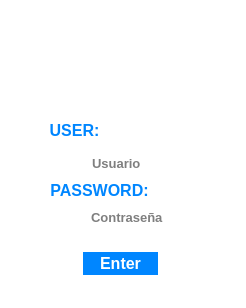
<?xml version="1.0" encoding="UTF-8"?>
<ui version="4.0">
 <class>login_screen</class>
 <widget class="QDialog" name="login_screen">
  <property name="geometry">
   <rect>
    <x>0</x>
    <y>0</y>
    <width>246</width>
    <height>308</height>
   </rect>
  </property>
  <property name="palette">
   <palette>
    <active>
     <colorrole role="WindowText">
      <brush brushstyle="SolidPattern">
       <color alpha="255">
        <red>0</red>
        <green>134</green>
        <blue>255</blue>
       </color>
      </brush>
     </colorrole>
     <colorrole role="Button">
      <brush brushstyle="SolidPattern">
       <color alpha="255">
        <red>0</red>
        <green>134</green>
        <blue>255</blue>
       </color>
      </brush>
     </colorrole>
     <colorrole role="ButtonText">
      <brush brushstyle="SolidPattern">
       <color alpha="255">
        <red>255</red>
        <green>255</green>
        <blue>255</blue>
       </color>
      </brush>
     </colorrole>
     <colorrole role="Window">
      <brush brushstyle="SolidPattern">
       <color alpha="255">
        <red>255</red>
        <green>255</green>
        <blue>255</blue>
       </color>
      </brush>
     </colorrole>
    </active>
    <inactive>
     <colorrole role="WindowText">
      <brush brushstyle="SolidPattern">
       <color alpha="255">
        <red>0</red>
        <green>134</green>
        <blue>255</blue>
       </color>
      </brush>
     </colorrole>
     <colorrole role="Button">
      <brush brushstyle="SolidPattern">
       <color alpha="255">
        <red>0</red>
        <green>134</green>
        <blue>255</blue>
       </color>
      </brush>
     </colorrole>
     <colorrole role="ButtonText">
      <brush brushstyle="SolidPattern">
       <color alpha="255">
        <red>255</red>
        <green>255</green>
        <blue>255</blue>
       </color>
      </brush>
     </colorrole>
     <colorrole role="Window">
      <brush brushstyle="SolidPattern">
       <color alpha="255">
        <red>255</red>
        <green>255</green>
        <blue>255</blue>
       </color>
      </brush>
     </colorrole>
    </inactive>
    <disabled>
     <colorrole role="WindowText">
      <brush brushstyle="SolidPattern">
       <color alpha="255">
        <red>120</red>
        <green>120</green>
        <blue>120</blue>
       </color>
      </brush>
     </colorrole>
     <colorrole role="Button">
      <brush brushstyle="SolidPattern">
       <color alpha="255">
        <red>0</red>
        <green>134</green>
        <blue>255</blue>
       </color>
      </brush>
     </colorrole>
     <colorrole role="ButtonText">
      <brush brushstyle="SolidPattern">
       <color alpha="255">
        <red>120</red>
        <green>120</green>
        <blue>120</blue>
       </color>
      </brush>
     </colorrole>
     <colorrole role="Window">
      <brush brushstyle="SolidPattern">
       <color alpha="255">
        <red>255</red>
        <green>255</green>
        <blue>255</blue>
       </color>
      </brush>
     </colorrole>
    </disabled>
   </palette>
  </property>
  <property name="font">
   <font>
    <weight>75</weight>
    <bold>true</bold>
   </font>
  </property>
  <property name="windowTitle">
   <string>Login</string>
  </property>
  <widget class="QLabel" name="lb_foto">
   <property name="geometry">
    <rect>
     <x>93</x>
     <y>22</y>
     <width>71</width>
     <height>81</height>
    </rect>
   </property>
   <property name="text">
    <string/>
   </property>
   <property name="pixmap">
    <pixmap resource="resources.qrc">:/User_Big.png</pixmap>
   </property>
  </widget>
  <widget class="QLabel" name="lb_icono_user">
   <property name="geometry">
    <rect>
     <x>58</x>
     <y>143</y>
     <width>31</width>
     <height>30</height>
    </rect>
   </property>
   <property name="text">
    <string/>
   </property>
   <property name="pixmap">
    <pixmap resource="resources.qrc">:/User_Small.png</pixmap>
   </property>
  </widget>
  <widget class="QLabel" name="lb_icono_pass">
   <property name="geometry">
    <rect>
     <x>53</x>
     <y>200</y>
     <width>31</width>
     <height>31</height>
    </rect>
   </property>
   <property name="text">
    <string/>
   </property>
   <property name="pixmap">
    <pixmap resource="resources.qrc">:/llave.png</pixmap>
   </property>
  </widget>
  <widget class="QLabel" name="label_3">
   <property name="geometry">
    <rect>
     <x>51</x>
     <y>172</y>
     <width>141</width>
     <height>16</height>
    </rect>
   </property>
   <property name="text">
    <string/>
   </property>
   <property name="pixmap">
    <pixmap resource="resources.qrc">:/linea.png</pixmap>
   </property>
  </widget>
  <widget class="QLabel" name="label_4">
   <property name="geometry">
    <rect>
     <x>49</x>
     <y>232</y>
     <width>141</width>
     <height>16</height>
    </rect>
   </property>
   <property name="text">
    <string/>
   </property>
   <property name="pixmap">
    <pixmap resource="resources.qrc">:/linea.png</pixmap>
   </property>
  </widget>
  <widget class="QLineEdit" name="le_username">
   <property name="geometry">
    <rect>
     <x>90</x>
     <y>153</y>
     <width>121</width>
     <height>20</height>
    </rect>
   </property>
   <property name="font">
    <font>
     <family>Segoe UI</family>
     <pointsize>10</pointsize>
    </font>
   </property>
   <property name="text">
    <string/>
   </property>
   <property name="frame">
    <bool>false</bool>
   </property>
   <property name="alignment">
    <set>Qt::AlignLeading|Qt::AlignLeft|Qt::AlignVCenter</set>
   </property>
   <property name="placeholderText">
    <string>Usuario</string>
   </property>
  </widget>
  <widget class="QLabel" name="label">
   <property name="geometry">
    <rect>
     <x>49</x>
     <y>122</y>
     <width>51</width>
     <height>16</height>
    </rect>
   </property>
   <property name="font">
    <font>
     <family>Segoe UI</family>
     <pointsize>12</pointsize>
    </font>
   </property>
   <property name="text">
    <string>USER:</string>
   </property>
   <property name="alignment">
    <set>Qt::AlignCenter</set>
   </property>
  </widget>
  <widget class="QPushButton" name="pb_login">
   <property name="geometry">
    <rect>
     <x>83</x>
     <y>252</y>
     <width>75</width>
     <height>23</height>
    </rect>
   </property>
   <property name="palette">
    <palette>
     <active>
      <colorrole role="WindowText">
       <brush brushstyle="SolidPattern">
        <color alpha="255">
         <red>0</red>
         <green>0</green>
         <blue>0</blue>
        </color>
       </brush>
      </colorrole>
      <colorrole role="Button">
       <brush brushstyle="SolidPattern">
        <color alpha="255">
         <red>0</red>
         <green>134</green>
         <blue>255</blue>
        </color>
       </brush>
      </colorrole>
      <colorrole role="Light">
       <brush brushstyle="SolidPattern">
        <color alpha="255">
         <red>127</red>
         <green>195</green>
         <blue>255</blue>
        </color>
       </brush>
      </colorrole>
      <colorrole role="Midlight">
       <brush brushstyle="SolidPattern">
        <color alpha="255">
         <red>63</red>
         <green>164</green>
         <blue>255</blue>
        </color>
       </brush>
      </colorrole>
      <colorrole role="Dark">
       <brush brushstyle="SolidPattern">
        <color alpha="255">
         <red>0</red>
         <green>67</green>
         <blue>127</blue>
        </color>
       </brush>
      </colorrole>
      <colorrole role="Mid">
       <brush brushstyle="SolidPattern">
        <color alpha="255">
         <red>0</red>
         <green>89</green>
         <blue>170</blue>
        </color>
       </brush>
      </colorrole>
      <colorrole role="Text">
       <brush brushstyle="SolidPattern">
        <color alpha="255">
         <red>0</red>
         <green>0</green>
         <blue>0</blue>
        </color>
       </brush>
      </colorrole>
      <colorrole role="BrightText">
       <brush brushstyle="SolidPattern">
        <color alpha="255">
         <red>255</red>
         <green>255</green>
         <blue>255</blue>
        </color>
       </brush>
      </colorrole>
      <colorrole role="ButtonText">
       <brush brushstyle="SolidPattern">
        <color alpha="255">
         <red>255</red>
         <green>255</green>
         <blue>255</blue>
        </color>
       </brush>
      </colorrole>
      <colorrole role="Base">
       <brush brushstyle="SolidPattern">
        <color alpha="255">
         <red>0</red>
         <green>134</green>
         <blue>255</blue>
        </color>
       </brush>
      </colorrole>
      <colorrole role="Window">
       <brush brushstyle="SolidPattern">
        <color alpha="255">
         <red>0</red>
         <green>134</green>
         <blue>255</blue>
        </color>
       </brush>
      </colorrole>
      <colorrole role="Shadow">
       <brush brushstyle="SolidPattern">
        <color alpha="255">
         <red>0</red>
         <green>0</green>
         <blue>0</blue>
        </color>
       </brush>
      </colorrole>
      <colorrole role="AlternateBase">
       <brush brushstyle="SolidPattern">
        <color alpha="255">
         <red>127</red>
         <green>194</green>
         <blue>255</blue>
        </color>
       </brush>
      </colorrole>
      <colorrole role="ToolTipBase">
       <brush brushstyle="SolidPattern">
        <color alpha="255">
         <red>255</red>
         <green>255</green>
         <blue>220</blue>
        </color>
       </brush>
      </colorrole>
      <colorrole role="ToolTipText">
       <brush brushstyle="SolidPattern">
        <color alpha="255">
         <red>0</red>
         <green>0</green>
         <blue>0</blue>
        </color>
       </brush>
      </colorrole>
     </active>
     <inactive>
      <colorrole role="WindowText">
       <brush brushstyle="SolidPattern">
        <color alpha="255">
         <red>0</red>
         <green>0</green>
         <blue>0</blue>
        </color>
       </brush>
      </colorrole>
      <colorrole role="Button">
       <brush brushstyle="SolidPattern">
        <color alpha="255">
         <red>0</red>
         <green>134</green>
         <blue>255</blue>
        </color>
       </brush>
      </colorrole>
      <colorrole role="Light">
       <brush brushstyle="SolidPattern">
        <color alpha="255">
         <red>127</red>
         <green>195</green>
         <blue>255</blue>
        </color>
       </brush>
      </colorrole>
      <colorrole role="Midlight">
       <brush brushstyle="SolidPattern">
        <color alpha="255">
         <red>63</red>
         <green>164</green>
         <blue>255</blue>
        </color>
       </brush>
      </colorrole>
      <colorrole role="Dark">
       <brush brushstyle="SolidPattern">
        <color alpha="255">
         <red>0</red>
         <green>67</green>
         <blue>127</blue>
        </color>
       </brush>
      </colorrole>
      <colorrole role="Mid">
       <brush brushstyle="SolidPattern">
        <color alpha="255">
         <red>0</red>
         <green>89</green>
         <blue>170</blue>
        </color>
       </brush>
      </colorrole>
      <colorrole role="Text">
       <brush brushstyle="SolidPattern">
        <color alpha="255">
         <red>0</red>
         <green>0</green>
         <blue>0</blue>
        </color>
       </brush>
      </colorrole>
      <colorrole role="BrightText">
       <brush brushstyle="SolidPattern">
        <color alpha="255">
         <red>255</red>
         <green>255</green>
         <blue>255</blue>
        </color>
       </brush>
      </colorrole>
      <colorrole role="ButtonText">
       <brush brushstyle="SolidPattern">
        <color alpha="255">
         <red>255</red>
         <green>255</green>
         <blue>255</blue>
        </color>
       </brush>
      </colorrole>
      <colorrole role="Base">
       <brush brushstyle="SolidPattern">
        <color alpha="255">
         <red>0</red>
         <green>134</green>
         <blue>255</blue>
        </color>
       </brush>
      </colorrole>
      <colorrole role="Window">
       <brush brushstyle="SolidPattern">
        <color alpha="255">
         <red>0</red>
         <green>134</green>
         <blue>255</blue>
        </color>
       </brush>
      </colorrole>
      <colorrole role="Shadow">
       <brush brushstyle="SolidPattern">
        <color alpha="255">
         <red>0</red>
         <green>0</green>
         <blue>0</blue>
        </color>
       </brush>
      </colorrole>
      <colorrole role="AlternateBase">
       <brush brushstyle="SolidPattern">
        <color alpha="255">
         <red>127</red>
         <green>194</green>
         <blue>255</blue>
        </color>
       </brush>
      </colorrole>
      <colorrole role="ToolTipBase">
       <brush brushstyle="SolidPattern">
        <color alpha="255">
         <red>255</red>
         <green>255</green>
         <blue>220</blue>
        </color>
       </brush>
      </colorrole>
      <colorrole role="ToolTipText">
       <brush brushstyle="SolidPattern">
        <color alpha="255">
         <red>0</red>
         <green>0</green>
         <blue>0</blue>
        </color>
       </brush>
      </colorrole>
     </inactive>
     <disabled>
      <colorrole role="WindowText">
       <brush brushstyle="SolidPattern">
        <color alpha="255">
         <red>0</red>
         <green>67</green>
         <blue>127</blue>
        </color>
       </brush>
      </colorrole>
      <colorrole role="Button">
       <brush brushstyle="SolidPattern">
        <color alpha="255">
         <red>0</red>
         <green>134</green>
         <blue>255</blue>
        </color>
       </brush>
      </colorrole>
      <colorrole role="Light">
       <brush brushstyle="SolidPattern">
        <color alpha="255">
         <red>127</red>
         <green>195</green>
         <blue>255</blue>
        </color>
       </brush>
      </colorrole>
      <colorrole role="Midlight">
       <brush brushstyle="SolidPattern">
        <color alpha="255">
         <red>63</red>
         <green>164</green>
         <blue>255</blue>
        </color>
       </brush>
      </colorrole>
      <colorrole role="Dark">
       <brush brushstyle="SolidPattern">
        <color alpha="255">
         <red>0</red>
         <green>67</green>
         <blue>127</blue>
        </color>
       </brush>
      </colorrole>
      <colorrole role="Mid">
       <brush brushstyle="SolidPattern">
        <color alpha="255">
         <red>0</red>
         <green>89</green>
         <blue>170</blue>
        </color>
       </brush>
      </colorrole>
      <colorrole role="Text">
       <brush brushstyle="SolidPattern">
        <color alpha="255">
         <red>0</red>
         <green>67</green>
         <blue>127</blue>
        </color>
       </brush>
      </colorrole>
      <colorrole role="BrightText">
       <brush brushstyle="SolidPattern">
        <color alpha="255">
         <red>255</red>
         <green>255</green>
         <blue>255</blue>
        </color>
       </brush>
      </colorrole>
      <colorrole role="ButtonText">
       <brush brushstyle="SolidPattern">
        <color alpha="255">
         <red>0</red>
         <green>67</green>
         <blue>127</blue>
        </color>
       </brush>
      </colorrole>
      <colorrole role="Base">
       <brush brushstyle="SolidPattern">
        <color alpha="255">
         <red>0</red>
         <green>134</green>
         <blue>255</blue>
        </color>
       </brush>
      </colorrole>
      <colorrole role="Window">
       <brush brushstyle="SolidPattern">
        <color alpha="255">
         <red>0</red>
         <green>134</green>
         <blue>255</blue>
        </color>
       </brush>
      </colorrole>
      <colorrole role="Shadow">
       <brush brushstyle="SolidPattern">
        <color alpha="255">
         <red>0</red>
         <green>0</green>
         <blue>0</blue>
        </color>
       </brush>
      </colorrole>
      <colorrole role="AlternateBase">
       <brush brushstyle="SolidPattern">
        <color alpha="255">
         <red>0</red>
         <green>134</green>
         <blue>255</blue>
        </color>
       </brush>
      </colorrole>
      <colorrole role="ToolTipBase">
       <brush brushstyle="SolidPattern">
        <color alpha="255">
         <red>255</red>
         <green>255</green>
         <blue>220</blue>
        </color>
       </brush>
      </colorrole>
      <colorrole role="ToolTipText">
       <brush brushstyle="SolidPattern">
        <color alpha="255">
         <red>0</red>
         <green>0</green>
         <blue>0</blue>
        </color>
       </brush>
      </colorrole>
     </disabled>
    </palette>
   </property>
   <property name="font">
    <font>
     <pointsize>12</pointsize>
     <weight>75</weight>
     <bold>true</bold>
    </font>
   </property>
   <property name="styleSheet">
    <string notr="true">QPushButton {
     background-color: #0086ff; border: 0px solid black;
}</string>
   </property>
   <property name="text">
    <string>Enter</string>
   </property>
  </widget>
  <widget class="QLabel" name="label_2">
   <property name="geometry">
    <rect>
     <x>49</x>
     <y>182</y>
     <width>101</width>
     <height>16</height>
    </rect>
   </property>
   <property name="font">
    <font>
     <family>Segoe UI</family>
     <pointsize>12</pointsize>
    </font>
   </property>
   <property name="text">
    <string>PASSWORD:</string>
   </property>
   <property name="alignment">
    <set>Qt::AlignCenter</set>
   </property>
  </widget>
  <widget class="QLineEdit" name="le_password">
   <property name="geometry">
    <rect>
     <x>89</x>
     <y>207</y>
     <width>121</width>
     <height>20</height>
    </rect>
   </property>
   <property name="font">
    <font>
     <family>Segoe UI</family>
     <pointsize>10</pointsize>
    </font>
   </property>
   <property name="text">
    <string/>
   </property>
   <property name="frame">
    <bool>false</bool>
   </property>
   <property name="echoMode">
    <enum>QLineEdit::Password</enum>
   </property>
   <property name="alignment">
    <set>Qt::AlignLeading|Qt::AlignLeft|Qt::AlignVCenter</set>
   </property>
   <property name="placeholderText">
    <string>Contraseña</string>
   </property>
  </widget>
  <widget class="QPushButton" name="pb_close">
   <property name="geometry">
    <rect>
     <x>212</x>
     <y>3</y>
     <width>31</width>
     <height>23</height>
    </rect>
   </property>
   <property name="styleSheet">
    <string notr="true">QPushButton 
{
	qproperty-icon: url(:/cruz.png)
}</string>
   </property>
   <property name="text">
    <string/>
   </property>
   <property name="iconSize">
    <size>
     <width>30</width>
     <height>30</height>
    </size>
   </property>
   <property name="flat">
    <bool>true</bool>
   </property>
  </widget>
 </widget>
 <tabstops>
  <tabstop>le_username</tabstop>
  <tabstop>le_password</tabstop>
  <tabstop>pb_login</tabstop>
  <tabstop>pb_close</tabstop>
 </tabstops>
 <resources>
  <include location="resources.qrc"/>
 </resources>
 <connections/>
</ui>
